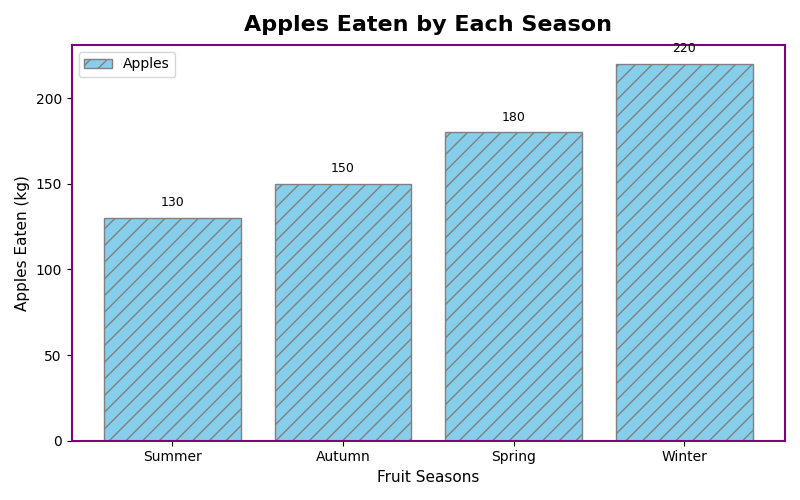

Recreate this plot in Python.
import matplotlib.pyplot as plt
import numpy as np

seasons = ['Winter', 'Autumn', 'Spring', 'Summer']
apples_consumption = [220, 150, 180, 130]

sorted_indices = np.argsort(apples_consumption)
sorted_seasons = [seasons[i] for i in sorted_indices]
sorted_apples_consumption = [apples_consumption[i] for i in sorted_indices]

fig, ax = plt.subplots(figsize=(8, 5))
bars = ax.bar(sorted_seasons, sorted_apples_consumption, color='skyblue', edgecolor='gray', linestyle='-', hatch='//')

for bar in bars:
    yval = bar.get_height()
    ax.text(bar.get_x() + bar.get_width() / 2, yval + 5, f'{yval}', ha='center', va='bottom', fontsize=9)

ax.set_xlabel('Fruit Seasons', fontsize=11)
ax.set_ylabel('Apples Eaten (kg)', fontsize=11)
ax.set_title('Apples Eaten by Each Season', fontsize=16, fontweight='bold', pad=10)

ax.yaxis.grid(False)
plt.legend(['Apples'], loc='upper left', fontsize=10)

for spine in ax.spines.values():
    spine.set_edgecolor('purple')
    spine.set_linewidth(1.5)

plt.tight_layout()
plt.show()
